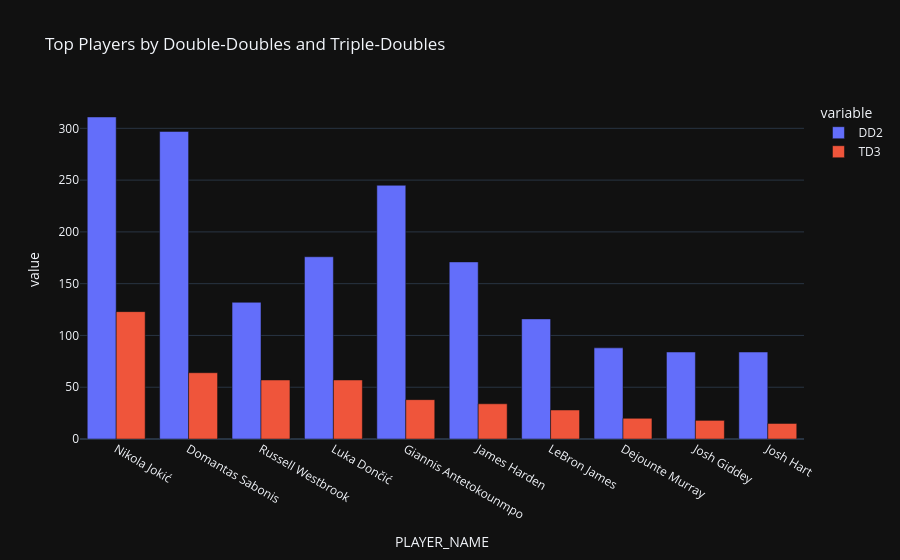

Notebook source saved alongside this figure:
### Code cell
# ---------------- PLAYERS WITH TOP PERFORMANCES ----------------
df_perf = df.copy()

top_perf = df_perf.groupby('PLAYER_NAME')[['DD2','TD3']].sum().reset_index()
top_perf = top_perf.sort_values('TD3', ascending=False).head(10)

fig = px.bar(
    top_perf,
    x='PLAYER_NAME',
    y=['DD2','TD3'],
    title="Top Players by Double-Doubles and Triple-Doubles",
    barmode='group'
)

fig.show()

### Figure 1 — Plotly figure (JSON) as saved in the notebook; plotly's stock layout.template omitted (floating-point values rounded to 4 significant figures)
{"data": [{"alignmentgroup": "True", "hovertemplate": "variable=DD2<br>PLAYER_NAME=%{x}<br>value=%{y}<extra></extra>", "legendgroup": "DD2", "marker": {"color": "#636efa", "pattern": {"shape": ""}}, "name": "DD2", "offsetgroup": "DD2", "orientation": "v", "showlegend": true, "textposition": "auto", "x": ["Nikola Jokić", "Domantas Sabonis", "Russell Westbrook", "Luka Dončić", "Giannis Antetokounmpo", "James Harden", "LeBron James", "Dejounte Murray", "Josh Giddey", "Josh Hart"], "xaxis": "x", "y": [311, 297, 132, 176, 245, 171, 116, 88, 84, 84], "yaxis": "y", "type": "bar"}, {"alignmentgroup": "True", "hovertemplate": "variable=TD3<br>PLAYER_NAME=%{x}<br>value=%{y}<extra></extra>", "legendgroup": "TD3", "marker": {"color": "#EF553B", "pattern": {"shape": ""}}, "name": "TD3", "offsetgroup": "TD3", "orientation": "v", "showlegend": true, "textposition": "auto", "x": ["Nikola Jokić", "Domantas Sabonis", "Russell Westbrook", "Luka Dončić", "Giannis Antetokounmpo", "James Harden", "LeBron James", "Dejounte Murray", "Josh Giddey", "Josh Hart"], "xaxis": "x", "y": [123, 64, 57, 57, 38, 34, 28, 20, 18, 15], "yaxis": "y", "type": "bar"}], "layout": {"xaxis": {"anchor": "y", "domain": [0.0, 1.0], "title": {"text": "PLAYER_NAME"}}, "yaxis": {"anchor": "x", "domain": [0.0, 1.0], "title": {"text": "value"}}, "legend": {"title": {"text": "variable"}, "tracegroupgap": 0}, "title": {"text": "Top Players by Double-Doubles and Triple-Doubles"}, "barmode": "group"}}
